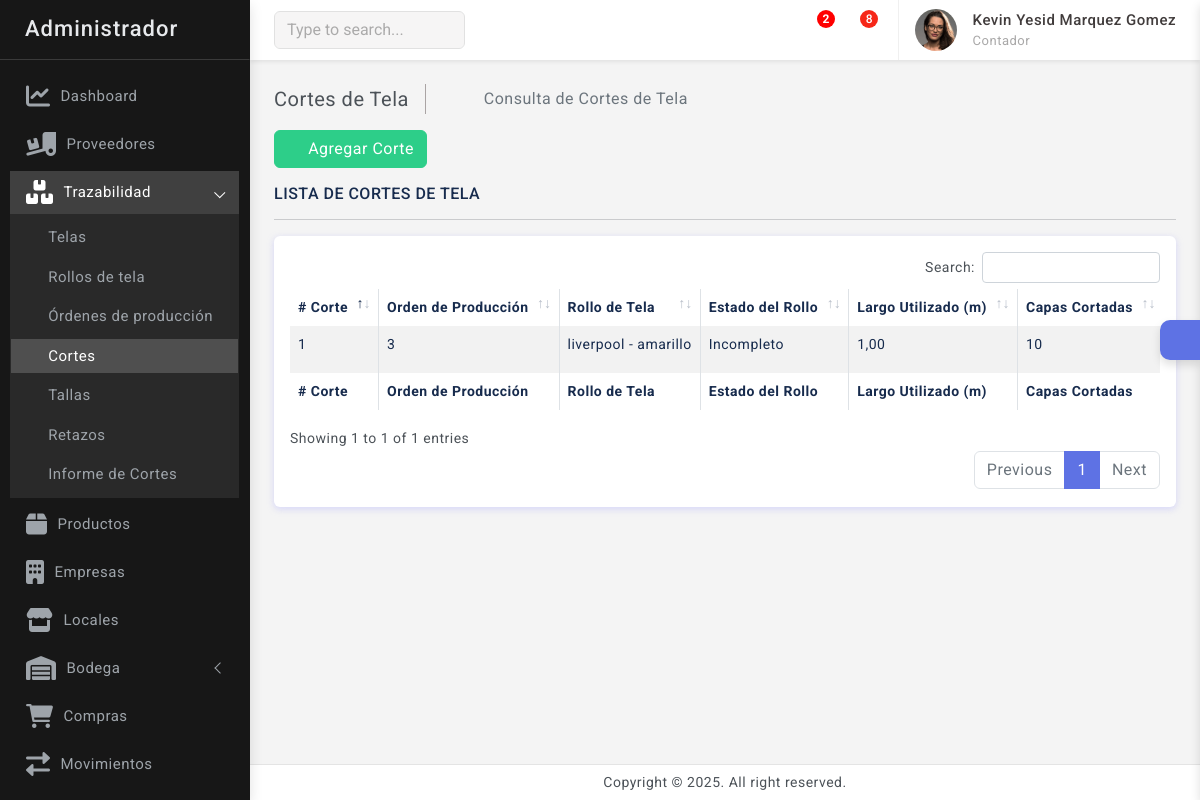
Page /trazabilidad/cortes_tela/ (signed in) on the earlier database version.
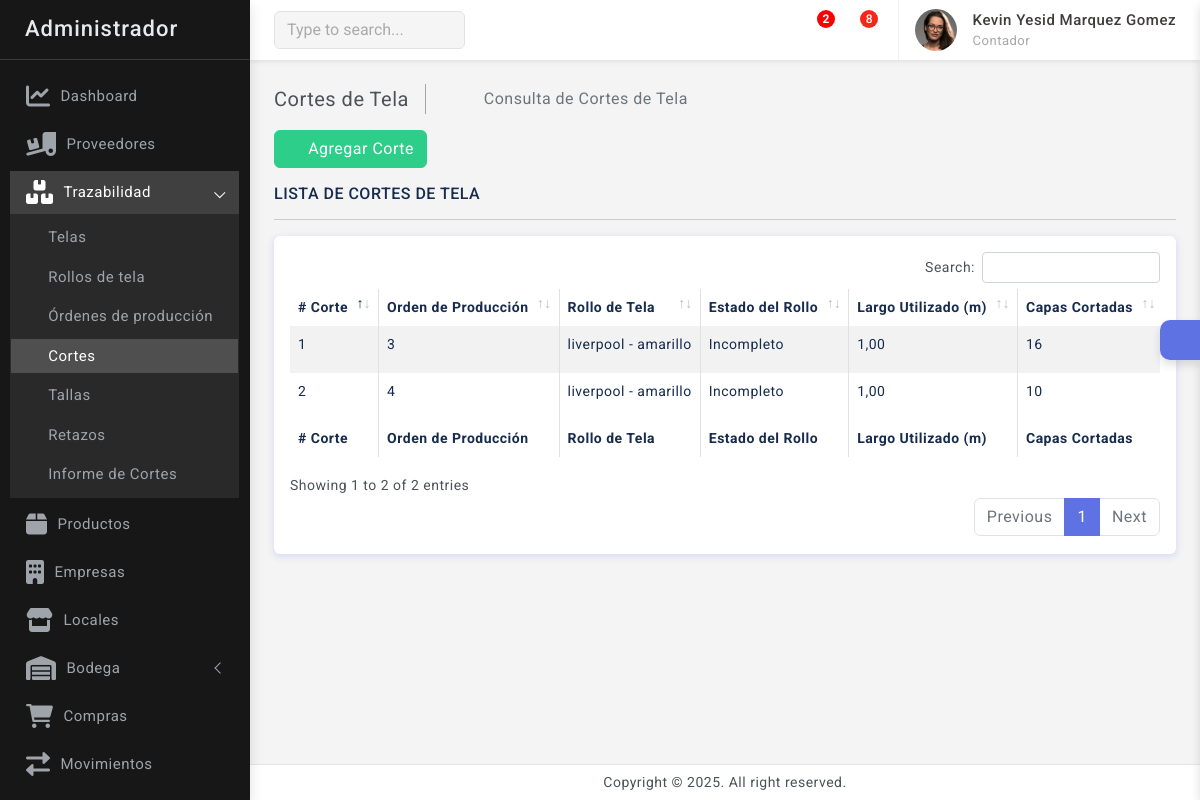
Same page on the later database version.
### usuarios/models.py (models this page shows)
class PerfilUsuario(models.Model):
    usuario                             = models.OneToOneField(Usuario, on_delete=models.CASCADE)
    nombre                              = models.CharField(max_length=50)
    apellido                            = models.CharField(max_length=50)
    documento                           = models.IntegerField(unique=True)
    telefono                            = models.IntegerField(unique=True)
    cargo                               = models.ForeignKey(Cargo, on_delete=models.CASCADE, related_name="Cargo")
    def __str__(self):
        return f"{self.nombre} {self.apellido}"
    def full_name(self):
        return f'{self.nombre} {self.apellido}'

class Cargo(models.Model):
    nombre  = models.CharField(max_length=50, unique=True)
    area    = models.ForeignKey(Area, on_delete=models.CASCADE, related_name="Area_relacionada")
    def __str__(self):
        return self.nombre

### trazabilidad/models.py (models this page shows, shortened)
class CorteTela(models.Model):
    CATEGORIA = (
        ('Adulto', 'Adulto'),
        ('Niño', 'Niño'),
    )
    numero_corte = models.CharField(max_length=50, unique=True)
    orden = models.ForeignKey(OrdenProduccion, on_delete=models.CASCADE, related_name="cortes")
    rollo = models.ForeignKey(RolloTela, on_delete=models.CASCADE)
    largo_utilizado = models.DecimalField(max_digits=6, decimal_places=2)
    capas_cortadas = models.PositiveIntegerField()
    metros_tendidos = models.DecimalField(max_digits=6, decimal_places=2)
    medida_tendido_mesa = models.DecimalField(max_digits=6, decimal_places=2, null=True, blank=True)
    colas = models.DecimalField(max_digits=6, decimal_places=2)
    metros_dft_gastados = models.DecimalField(max_digits=6, decimal_places=2, null=True, blank=True)
    rendimiento_rollo = models.DecimalField(max_digits=6, decimal_places=2)
    fecha_corte = models.DateField()
    categoria = models.CharField(max_length=10, choices=CATEGORIA, default='Adulto')
    responsable = models.ForeignKey(PerfilUsuario, on_delete=models.CASCADE)

class OrdenProduccion(models.Model):
    ESTADO_CHOICES = (
        ('Pendiente', 'Pendiente'),
        ('En Proceso', 'En Proceso'),
        ('Completada', 'Completada'),
        ('Cancelada', 'Cancelada'),
    )
    fecha = models.DateField(auto_now_add=True)
    producto = models.ForeignKey(Producto, on_delete=models.CASCADE, related_name="referencia_producto")
    cortador = models.ForeignKey(PerfilUsuario, on_delete=models.CASCADE, related_name="ordenes_produccion")
    total_unidades = models.PositiveIntegerField()
    observaciones = models.TextField(blank=True, null=True)
    estado = models.CharField(max_length=20, choices=ESTADO_CHOICES, default='Pendiente')
    class Meta:
        verbose_name='Orden Producción'
        verbose_name_plural='Ordenes Producción'

class RolloTela(models.Model):
    ESTADO = (
        ('Completo', 'Completo'),
        ('Incompleto', 'Incompleto'),
        ('Agotado', 'Agotado'),
    )
    numero_rollo        = models.CharField(max_length=50, db_index=True)
    referencia          = models.CharField(max_length=100, db_index=True)
    numero_referencia   = models.CharField(max_length=50, unique=True)
    tela                = models.ForeignKey(Tela, on_delete=models.CASCADE)
    color               = models.CharField(max_length=50, null=False, blank=False)
    metros_solicitados  = models.DecimalField(max_digits=6, decimal_places=2, default=0)
    largo_inicial       = models.DecimalField(max_digits=6, decimal_places=2, null=True, blank=True, default=0)
    largo_restante      = models.DecimalField(max_digits=6, decimal_places=2)
    kilos               = models.DecimalField(max_digits=6, decimal_places=2, default=0)
    estado              = models.CharField(max_length=50, choices=ESTADO, default='Completo')
    fecha_registro      = models.DateTimeField(null=False, blank=False)

class Tela(models.Model):
    nombre      = models.CharField(max_length=100, unique=True, null=False, blank=False)
    proveedor   = models.ForeignKey(Proveedor, on_delete=models.CASCADE)

### trazabilidad/views.py (the view)
# urls.py: path('cortes_tela/', views.cortes, name='cortes'),
@login_required(login_url='login')
def cortes(request):
    cortes = CorteTela.objects.all()
    return render(request, 'trazabilidad/cortes/cortes.html', {'cortes': cortes})

### templates/trazabilidad/cortes/cortes.html (shortened to what this page needs)
{% extends 'base.html' %}
{% block content %}
    <div class="page-wrapper">
        <div class="page-content">
            <div class="page-breadcrumb d-none d-sm-flex align-items-center mb-3">
                <div class="breadcrumb-title pe-3">Cortes de Tela</div>
                <div class="ps-3">
                    <nav aria-label="breadcrumb">
                        <ol class="breadcrumb mb-0 p-0">
                            <li class="breadcrumb-item">
                                <a href="{% url 'home' %}"><i class="bx bx-home-alt"></i></a>
                            </li>
                            <li class="breadcrumb-item active" aria-current="page">Consulta de Cortes de Tela</li>
                        </ol>
                    </nav>
                </div>
            </div>
            <div class="mb-3">
                <a href="{% url 'agregar_corte' %}" class="btn btn-success">
                    <i class="bx bx-plus"></i> Agregar Corte
                </a>
            </div>
            <h6 class="mb-0 text-uppercase">Lista de Cortes de Tela</h6>
            <hr />
            <div class="card">
                <div class="card-body">
                    <div class="table-responsive">
                        <table id="example2" class="table table-striped table-bordered">
                            <thead>
                                <tr>
                                    <th># Corte</th>
                                    <th>Orden de Producción</th>
                                    <th>Rollo de Tela</th>
                                    <th>Estado del Rollo</th>
                                    <th>Largo Utilizado (m)</th>
                                    <th>Capas Cortadas</th>
                                </tr>
                            </thead>
                            <tbody>
                                {% if cortes %}
                                    {% for corte in cortes %}
                                    <tr>
                                        <td>{{ corte.numero_corte }}</td>
                                        <td>{{ corte.orden.id }}</td>
                                        <td>{{ corte.rollo.tela.nombre }} - {{ corte.rollo.color }}</td>
                                        <td>{{ corte.rollo.estado }}</td>
                                        <td>{{ corte.largo_utilizado }}</td>
                                        <td>{{ corte.capas_cortadas }}</td>
                                    </tr>
                                    {% endfor %}
                                {% endif %}
                            </tbody>
                            <tfoot>
                                <tr>
                                    <th># Corte</th>
                                    <th>Orden de Producción</th>
                                    <th>Rollo de Tela</th>
                                    <th>Estado del Rollo</th>
                                    <th>Largo Utilizado (m)</th>
                                    <th>Capas Cortadas</th>
                                </tr>
                            </tfoot>
                        </table>
                    </div>
                </div>
            </div>
        </div>
    </div>
{% endblock %}

### templates/includes/navbar.html (shortened to what this page needs)
{% load static %}
<header>
    <div class="topbar d-flex align-items-center">
        <nav class="navbar navbar-expand">
            <div class="search-bar flex-grow-1">
                <div class="position-relative search-bar-box">
                    <input type="text" class="form-control search-control" placeholder="Type to search..."> <span class="position-absolute top-50 search-show translate-middle-y"><i class='bx bx-search'></i></span>
                </div>
            </div>
            <div class="top-menu ms-auto">
                <ul class="navbar-nav align-items-center">
                    <li class="nav-item dropdown dropdown-large">
                        <a class="nav-link dropdown-toggle dropdown-toggle-nocaret" href="#" role="button" data-bs-toggle="dropdown" aria-expanded="false">	<i class='bx bx-category'></i>
                        </a>
                    </li>
                    <li class="nav-item dropdown dropdown-large">
                        <a class="nav-link dropdown-toggle dropdown-toggle-nocaret position-relative" href="#" role="button" data-bs-toggle="dropdown" aria-expanded="false">
                            <span id="notificaciones-count" class="alert-count notificacion" data-url="{% url 'contar_notificaciones' %}" style="display: {% if notificaciones|length > 0 %}inline-block{% else %}none{% endif %};">
                                {{ notificaciones|length }}
                            </span>
                            <i class='bx bx-bell'></i>
                        </a>
                    </li>
                    <li class="nav-item dropdown dropdown-large">
                        <a class="nav-link dropdown-toggle dropdown-toggle-nocaret position-relative" href="#" role="button" data-bs-toggle="dropdown" aria-expanded="false"> <span class="alert-count">8</span>
                            <i class='bx bx-comment'></i>
                        </a>
                    </li>
                </ul>
            </div>
            <div class="user-box dropdown">
                <a class="d-flex align-items-center nav-link dropdown-toggle dropdown-toggle-nocaret" href="#" role="button" data-bs-toggle="dropdown" aria-expanded="false">
                    <img src="{% static 'images/avatars/avatar-2.png' %}" class="user-img" alt="user avatar">
                    <div class="user-info ps-3">
                        <p class="user-name mb-0"> {{perfil.full_name}} </p>
                        <p class="designattion mb-0">{{perfil.cargo}}</p>
                    </div>
                </a>
            </div>
        </nav>
    </div>
</header>

Differences in the rows shown:
removed CorteTela: numero_corte "1", orden.id "3", rollo.tela.nombre "liverpool", rollo.color "amarillo", rollo.estado "Incompleto", largo_utilizado "1,00", capas_cortadas "10"
added CorteTela: numero_corte "1", orden.id "3", rollo.tela.nombre "liverpool", rollo.color "amarillo", rollo.estado "Incompleto", largo_utilizado "1,00", capas_cortadas "16"
added CorteTela: numero_corte "2", orden.id "4", rollo.tela.nombre "liverpool", rollo.color "amarillo", rollo.estado "Incompleto", largo_utilizado "1,00", capas_cortadas "10"
Other differences:
text written by a page script: "Search: Showing 1 to 1 of 1 entries Previous 1 Next" → "Search: Showing 1 to 2 of 2 entries Previous 1 Next"
